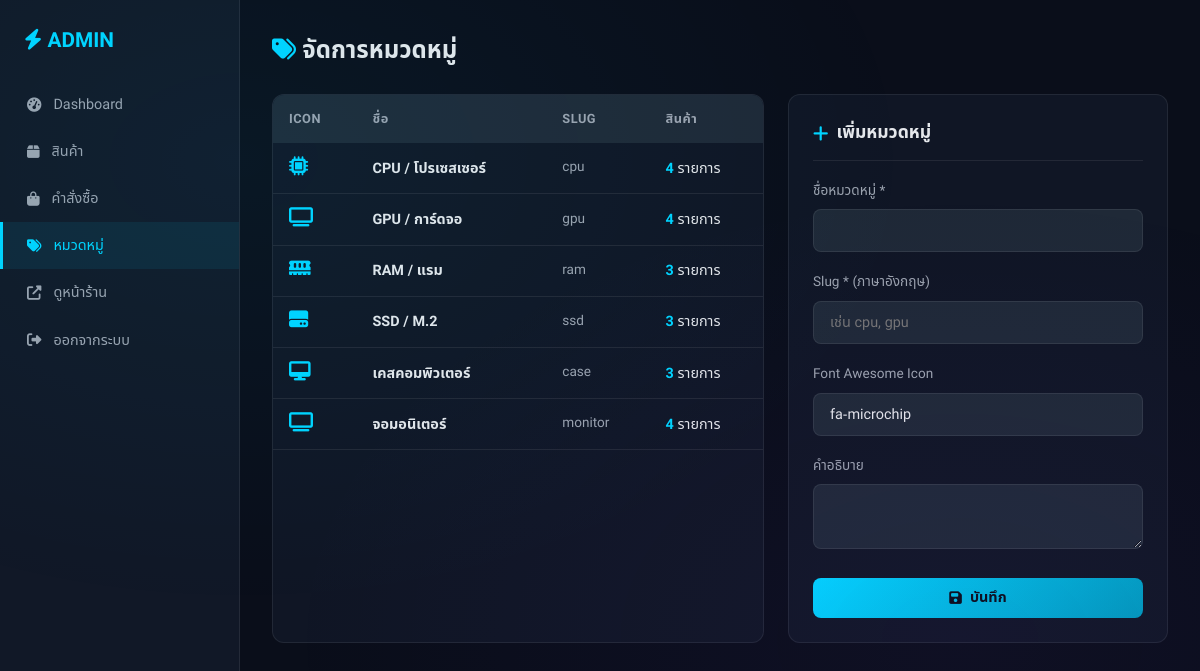
/admin/admin_categories.php (signed in), run on the app's committed database.
### tables this page shows
CREATE TABLE `categories` (
  `id` int(11) NOT NULL,
  `name` varchar(100) NOT NULL,
  `slug` varchar(100) NOT NULL,
  `icon` varchar(50) DEFAULT 'fa-microchip',
  `description` text DEFAULT NULL,
  `created_at` timestamp NOT NULL DEFAULT current_timestamp()
);

### admin/admin_categories.php (the view, shortened to what this page needs)
<?php
$db = getDB();
$categories = $db->query("SELECT c.*, COUNT(p.id) as product_count FROM categories c LEFT JOIN products p ON c.id=p.category_id AND p.status='active' GROUP BY c.id ORDER BY c.id");
?>
<!DOCTYPE html>
<html lang="th">
<head>
<link rel="stylesheet" href="<?= SITE_URL ?>/css/style.css">
<link rel="stylesheet" href="https://cdnjs.cloudflare.com/ajax/libs/font-awesome/6.5.0/css/all.min.css">
</head>
<body>
<div class="admin-layout">
  <div class="admin-sidebar">
    <div class="admin-logo"><i class="fas fa-bolt"></i> ADMIN</div>
    <nav class="admin-nav">
      <a href="dashboard.php"><i class="fas fa-tachometer-alt"></i> Dashboard</a>
      <a href="admin_products.php"><i class="fas fa-box"></i> สินค้า</a>
      <a href="admin_orders.php"><i class="fas fa-shopping-bag"></i> คำสั่งซื้อ</a>
      <a href="admin_categories.php" class="active"><i class="fas fa-tags"></i> หมวดหมู่</a>
      <a href="<?= SITE_URL ?>/index.php" target="_blank"><i class="fas fa-external-link-alt"></i> ดูหน้าร้าน</a>
      <a href="admin_logout.php"><i class="fas fa-sign-out-alt"></i> ออกจากระบบ</a>
    </nav>
  </div>
  <div class="admin-content">
    <h1 style="font-size:1.5rem; font-weight:700; margin-bottom:1.5rem;">
      <i class="fas fa-tags" style="color:var(--primary)"></i> จัดการหมวดหมู่
    </h1>
    <div style="display:grid; grid-template-columns:1fr 380px; gap:1.5rem;">
      <div class="card" style="padding:0; overflow:hidden;">
        <table class="data-table">
          <thead><tr><th>Icon</th><th>ชื่อ</th><th>Slug</th><th>สินค้า</th></tr></thead>
          <tbody>
            <?php while ($c = $categories->fetch_assoc()): ?>
            <tr>
              <td><i class="fas <?= htmlspecialchars($c['icon']) ?>" style="color:var(--primary); font-size:1.2rem;"></i></td>
              <td style="font-weight:600;"><?= htmlspecialchars($c['name']) ?></td>
              <td style="color:var(--text-muted); font-size:0.85rem;"><?= htmlspecialchars($c['slug']) ?></td>
              <td><span style="color:var(--primary); font-weight:700;"><?= $c['product_count'] ?></span> รายการ</td>
            </tr>
            <?php endwhile; ?>
          </tbody>
        </table>
      </div>
      <div class="card">
        <div class="card-header"><i class="fas fa-plus" style="color:var(--primary)"></i> เพิ่มหมวดหมู่</div>
        <form method="POST">
          <div class="form-group"><label class="form-label">ชื่อหมวดหมู่ *</label><input type="text" name="name" class="form-control" required></div>
          <div class="form-group"><label class="form-label">Slug * (ภาษาอังกฤษ)</label><input type="text" name="slug" class="form-control" required placeholder="เช่น cpu, gpu"></div>
          <div class="form-group"><label class="form-label">Font Awesome Icon</label><input type="text" name="icon" class="form-control" value="fa-microchip" placeholder="fa-microchip"></div>
          <div class="form-group"><label class="form-label">คำอธิบาย</label><textarea name="description" class="form-control" rows="2"></textarea></div>
          <button type="submit" class="btn btn-primary" style="width:100%; justify-content:center;"><i class="fas fa-save"></i> บันทึก</button>
        </form>
      </div>
    </div>
  </div>
</div>
</body>
</html>

### css/style.css (style rules this page uses)
:root { --primary: #00d4ff; --primary-dark: #0099bb; --secondary: #ff6b00; --accent: #7c3aed; --dark: #0a0e1a; --dark-2: #111827; --dark-3: #1f2937; --dark-4: #374151; --text: #e5e7eb; --text-muted: #9ca3af; --success: #10b981; --danger: #ef4444; --warning: #f59e0b; --border: rgba(255,255,255,0.08); --card-bg: rgba(17,24,39,0.9); --glow: 0 0 20px rgba(0,212,255,0.3); --shadow: 0 4px 24px rgba(0,0,0,0.4); }
* { margin: 0; padding: 0; box-sizing: border-box; }
body { font-family: 'Noto Sans Thai', 'Rajdhani', sans-serif; background: var(--dark); color: var(--text); min-height: 100vh; line-height: 1.6; }
body::before { content: ''; position: fixed; top: 0; left: 0; right: 0; bottom: 0; background: radial-gradient(ellipse at 20% 20%, rgba(0,212,255,0.05) 0%, transparent 50%), radial-gradient(ellipse at 80% 80%, rgba(124,58,237,0.05) 0%, transparent 50%); pointer-events: none; z-index: 0; }
.btn { display: inline-flex; align-items: center; gap: 0.5rem; padding: 0.6rem 1.25rem; border-radius: 8px; border: none; font-size: 0.9rem; font-weight: 600; font-family: inherit; cursor: pointer; text-decoration: none; transition: all 0.2s; }
.btn-primary { background: linear-gradient(135deg, var(--primary), var(--primary-dark)); color: var(--dark); }
.form-group { margin-bottom: 1.25rem; }
.form-label { display: block; font-size: 0.85rem; color: var(--text-muted); margin-bottom: 0.4rem; font-weight: 500; }
.form-control { width: 100%; padding: 0.65rem 1rem; background: var(--dark-3); border: 1px solid var(--border); border-radius: 8px; color: var(--text); font-size: 0.9rem; font-family: inherit; transition: all 0.2s; }
.card { background: var(--card-bg); border: 1px solid var(--border); border-radius: 12px; padding: 1.5rem; }
.card-header { font-size: 1.1rem; font-weight: 700; margin-bottom: 1.25rem; padding-bottom: 0.75rem; border-bottom: 1px solid var(--border); display: flex; align-items: center; gap: 0.5rem; }
.admin-layout { display: grid; grid-template-columns: 240px 1fr; min-height: 100vh; }
.admin-sidebar { background: var(--dark-2); border-right: 1px solid var(--border); padding: 1.5rem 0; }
.admin-logo { padding: 0 1.5rem; margin-bottom: 1.5rem; font-family: 'Rajdhani', sans-serif; font-size: 1.3rem; font-weight: 700; color: var(--primary); }
.admin-nav a { display: flex; align-items: center; gap: 0.75rem; padding: 0.75rem 1.5rem; color: var(--text-muted); text-decoration: none; font-size: 0.9rem; transition: all 0.2s; border-left: 3px solid transparent; }
.admin-nav a:hover, .admin-nav a.active { color: var(--primary); background: rgba(0,212,255,0.08); border-left-color: var(--primary); }
.admin-content { padding: 2rem; overflow: auto; }
.data-table { width: 100%; border-collapse: collapse; }
.data-table th { padding: 0.85rem 1rem; text-align: left; background: var(--dark-3); color: var(--text-muted); font-size: 0.8rem; text-transform: uppercase; letter-spacing: 0.5px; font-weight: 600; }
.data-table td { padding: 0.85rem 1rem; border-bottom: 1px solid var(--border); font-size: 0.9rem; }

### data on the page
categories: name "CPU / โปรเซสเซอร์", slug "cpu", product_count "4"
categories: name "GPU / การ์ดจอ", slug "gpu", product_count "4"
categories: name "RAM / แรม", slug "ram", product_count "3"
categories: name "SSD / M.2", slug "ssd", product_count "3"
categories: name "เคสคอมพิวเตอร์", slug "case", product_count "3"
categories: name "จอมอนิเตอร์", slug "monitor", product_count "4"
